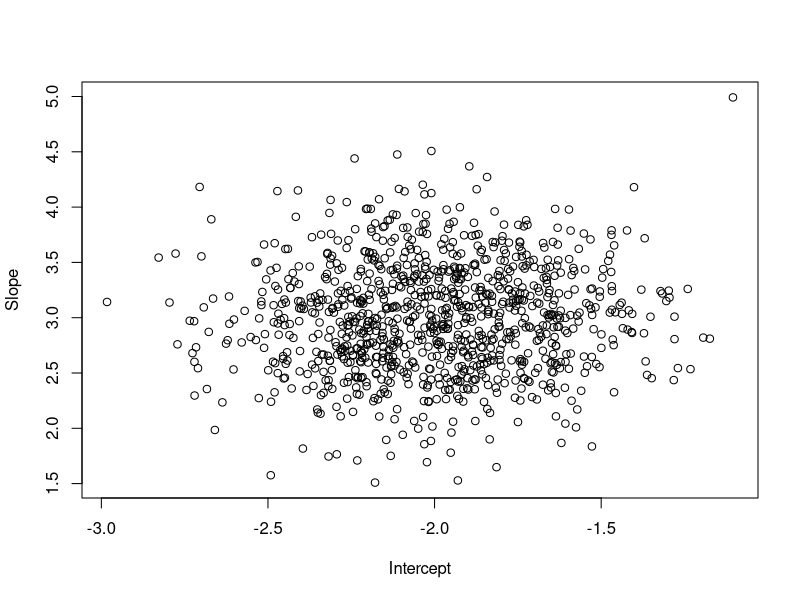
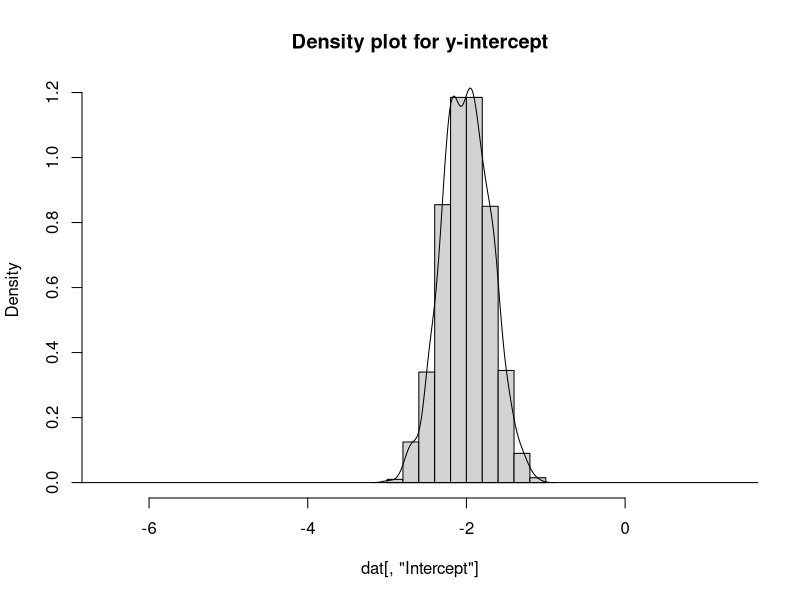
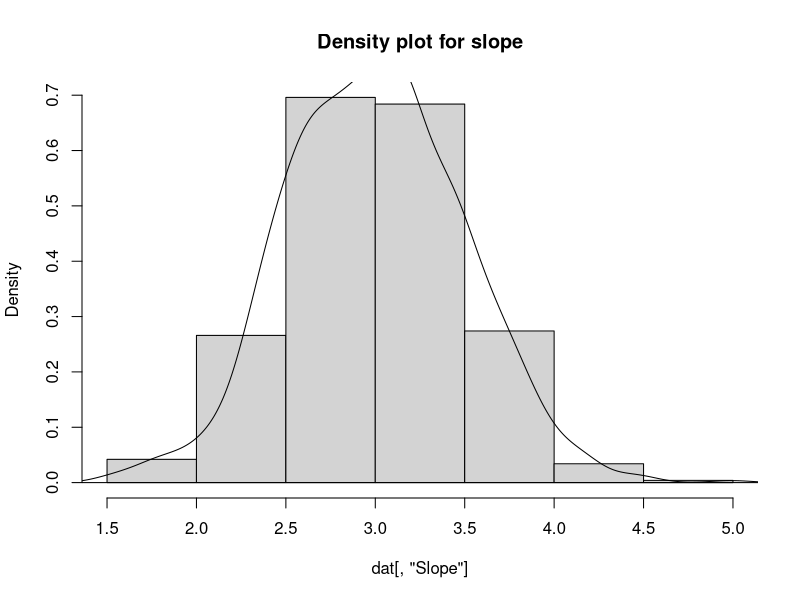
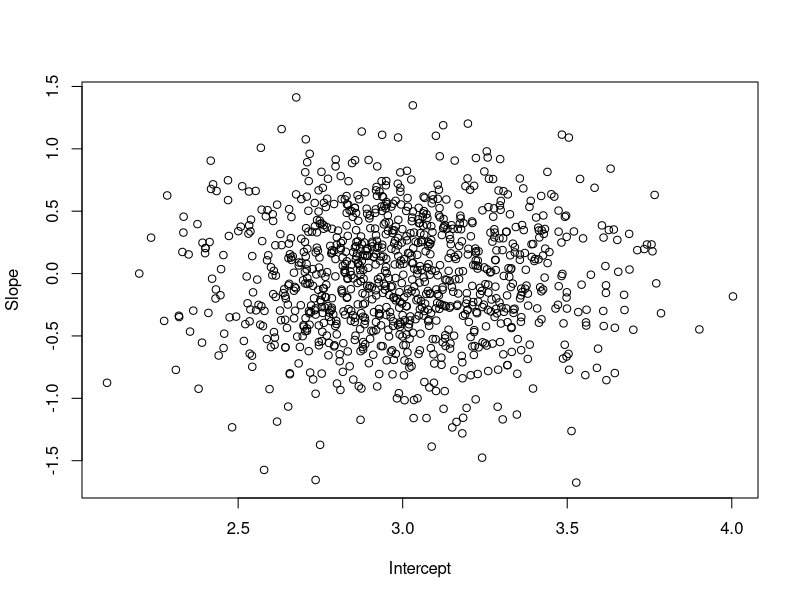
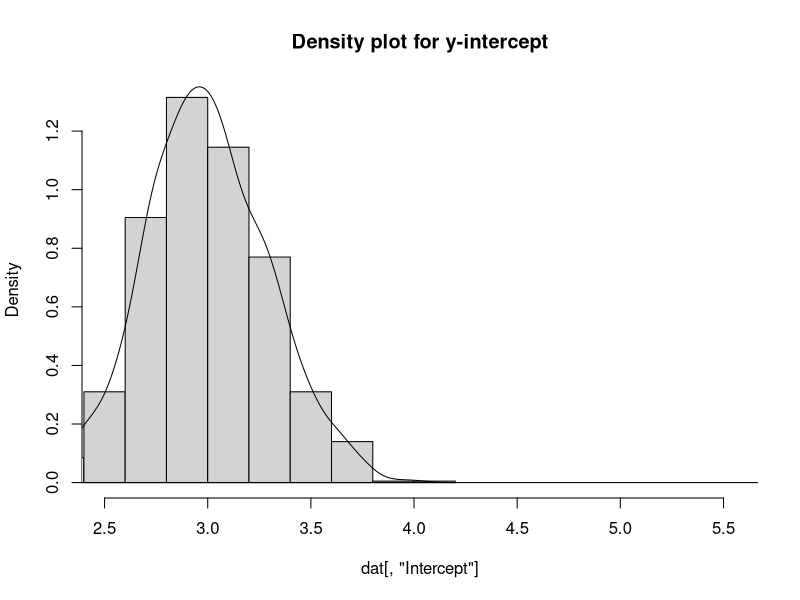
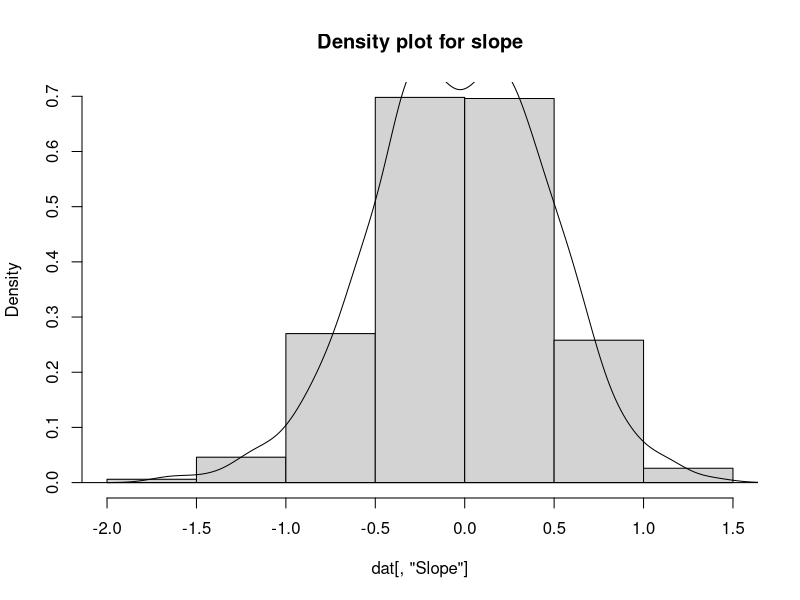
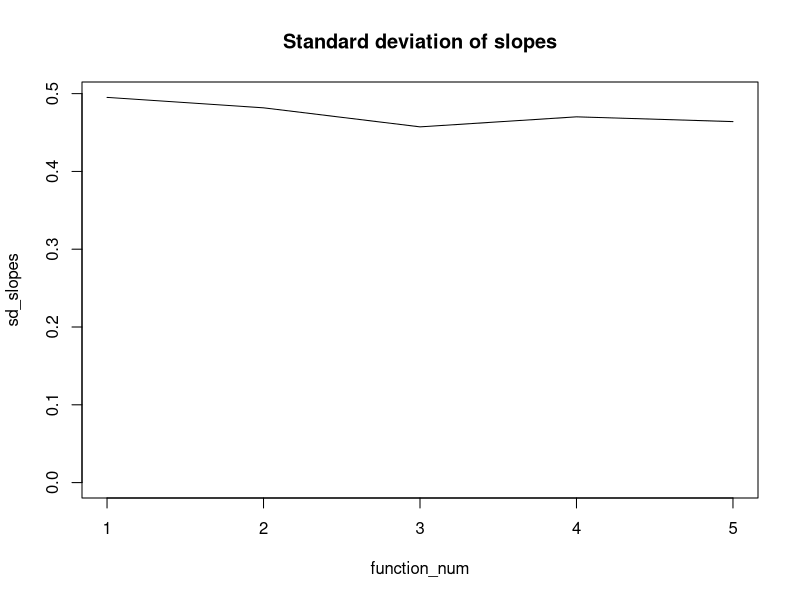
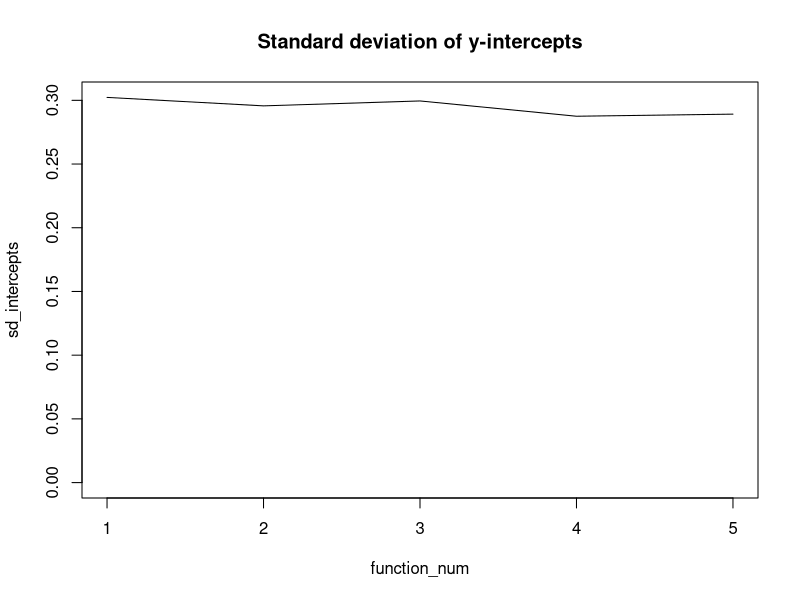

Reproduce these figures in R, in order.
## ---- chunk 1
knitr::opts_chunk$set(echo = TRUE)
library(tidyverse)

# Set up my table with provided data
mytab <- read_tsv("classA7.dat", col_names = FALSE)
mytab <- t(apply(mytab, c(1, 2), function(x) eval(parse(text = x))))
colnames(mytab) <- c("X", "Y")
rownames(mytab) <- NULL
## ---- chunk 2
f1 <- function(x) -2 + (3*x)
f2 <- function(x) 3
f3 <- function(x) (6*(x**2)) + (3*x) + 3
f4 <- function(x) (10*x) + 3
f5 <- function(x) (-4 * x) - 6

makeFakeData <- function(f) {
    f(mytab[,1]) + rnorm(n = length(mytab[,1]), mean = 0, sd = 1)
}
## ---- chunk 3
funclist <- list(f1, f2, f3, f4, f5)
means_slopes <- integer(length(funclist))
means_intercepts <- integer(length(funclist))
sd_slopes <- integer(length(funclist))
sd_intercepts <- integer(length(funclist))

#print.noquote(funclist[1])
func_ind <- 1
for (fn in funclist) {
  dat = matrix(nrow = 1000, ncol = 2)
  for ( k in 1:1000 ) {
    fakedat <- makeFakeData(fn)
    dat[k,] <- coef(lm( fakedat ~ mytab[,1] ))
  }

  colnames(dat) <- c("Intercept", "Slope")
  if (func_ind < 3) {
    plot(dat)
    densities <- density(dat[,"Intercept"])
    hist(dat[,"Intercept"], freq = FALSE,  main = "Density plot for y-intercept", xlim = c(min(fakedat), max(fakedat)))
    lines(densities)
    abline(a=0, b = 0)
    print.noquote(paste("Function number", func_ind))
    
    densities <- density(dat[,"Slope"])
    hist(dat[,"Slope"], freq = FALSE,  main = "Density plot for slope")
    lines(densities)
    abline(a=0, b = 0)
    print.noquote(paste("Function number", func_ind))
  }
  
  means_intercepts[func_ind] <- mean(dat[,"Intercept"])
  means_slopes[func_ind] <- mean(dat[,"Slope"])
  sd_intercepts[func_ind] <- sd(dat[,"Intercept"])
  sd_slopes[func_ind] <- sd(dat[,"Slope"])
  print.noquote(paste("Mean of the intercept:", means_intercepts[func_ind]))
  print.noquote(paste("Variance of the intercept:", means_slopes[func_ind]))
  print.noquote(paste("Mean of the slope:", sd_slopes[func_ind]))
  print.noquote(paste("Variance of the slope:", sd_intercepts[func_ind]))
  print.noquote("")
 
  
  func_ind <- func_ind + 1
}

## ---- chunk 4
function_num <- 1:length(sd_slopes)
plot(sd_slopes ~ function_num, type = 'l', ylim = c(0, max(sd_slopes)), main = "Standard deviation of slopes")
plot(sd_intercepts ~ function_num, type = 'l', ylim =  c(0, max(sd_intercepts)), main = "Standard deviation of y-intercepts")
plot(means_slopes ~ function_num, type = 'l', main = "Means of slopes")
plot(means_intercepts ~ function_num, type = 'l', main = "Means of y-intercepts")
## ---- chunk 5
covariance <- cov(dat[,"Slope"], dat[,"Intercept"])
print(paste("Covariance between slope and intercept", covariance))


for (func_ind in 1:length(sd_intercepts)) {
  print.noquote(paste0(func_ind, ". ", 
                "V(f(x)) = ", 
                round(sd_intercepts[func_ind]**2, 6), " + ", 
                round(sd_slopes[func_ind]**2, 6), "x^2 + ", 
                round(covariance, 3) * 2)
                )
}
variances <- sd_slopes
